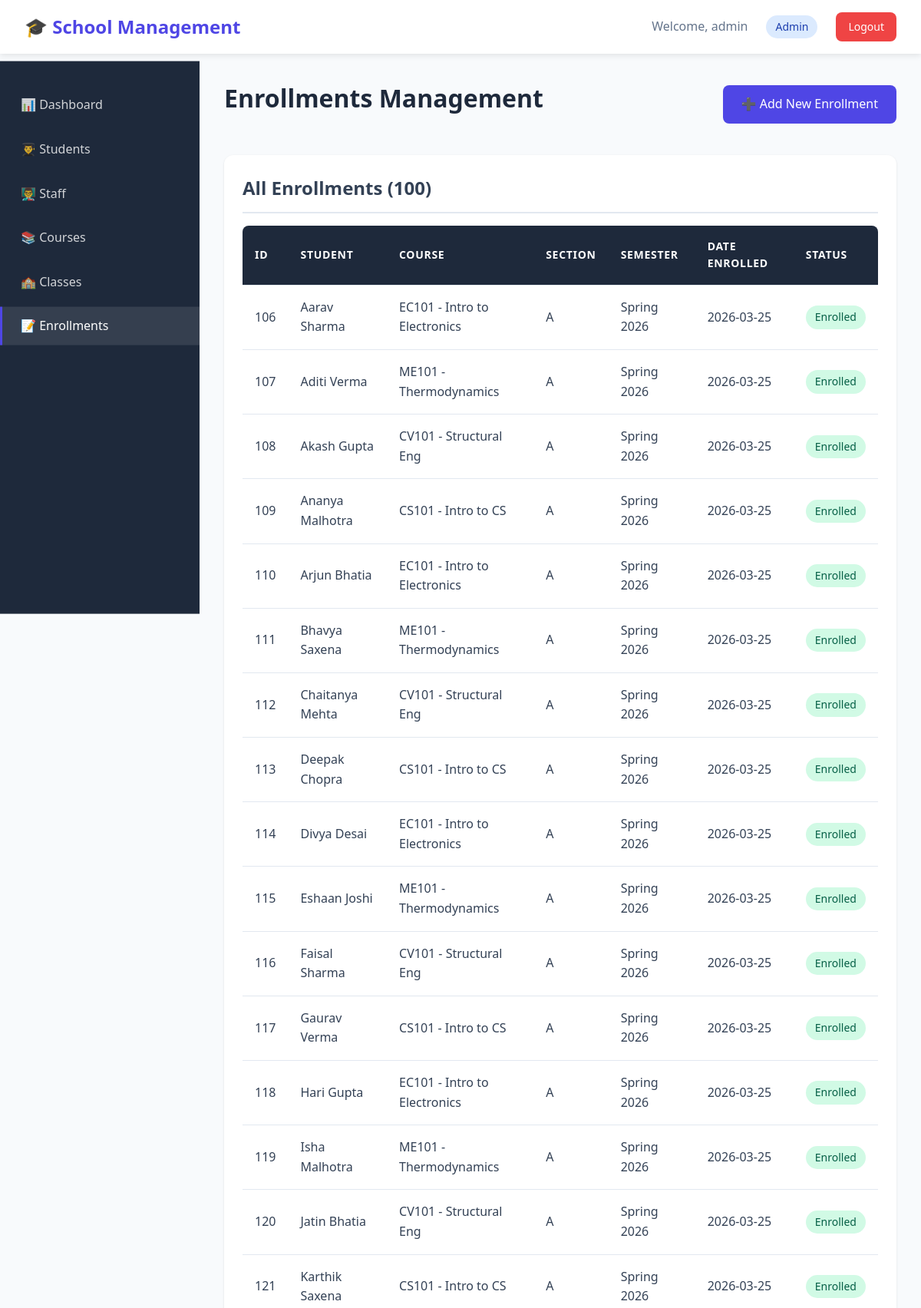
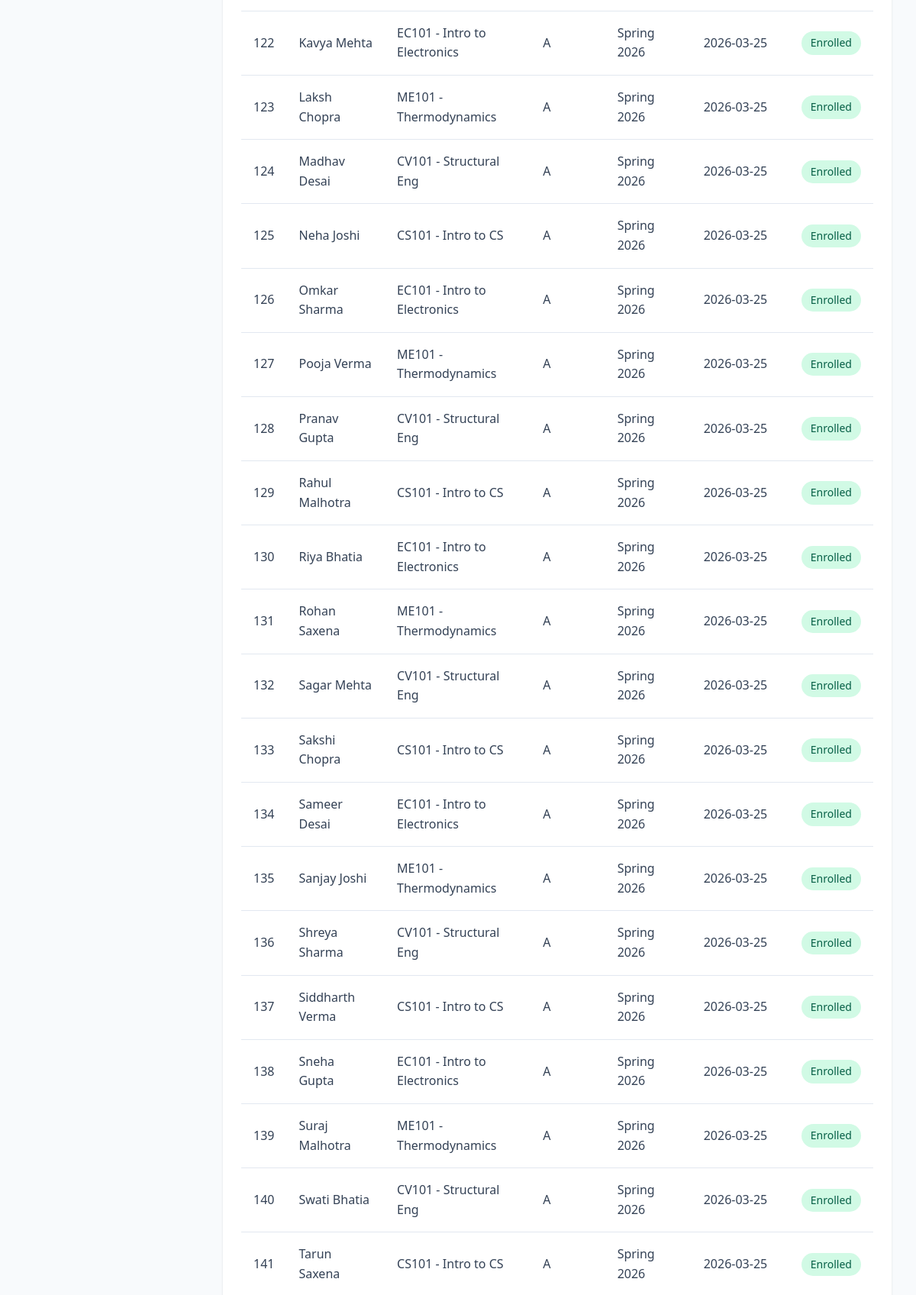
The app's page /admin/enrollments (signed in, upper part) with its own data (2 pictures, top to bottom).
### tables this page shows
CREATE TABLE Enrollment (
    Enrollment_ID INTEGER PRIMARY KEY AUTOINCREMENT,
    Student_ID INTEGER NOT NULL,
    Class_ID INTEGER NOT NULL,
    Status TEXT CHECK(Status IN ('Enrolled', 'Dropped', 'Completed', 'Waitlisted')) DEFAULT 'Enrolled',
    Enrollment_Date DATE DEFAULT CURRENT_DATE, Grade TEXT,
    FOREIGN KEY (Student_ID) REFERENCES Student(Student_ID) ON DELETE CASCADE,
    FOREIGN KEY (Class_ID) REFERENCES Class(Class_ID) ON DELETE CASCADE,
    UNIQUE(Student_ID, Class_ID) -- Prevent duplicate enrollment
);

CREATE TABLE Class (
    Class_ID INTEGER PRIMARY KEY AUTOINCREMENT,
    Course_ID INTEGER NOT NULL,
    Section TEXT NOT NULL, -- 'A', 'B'
    Semester TEXT NOT NULL, -- 'Spring 2026'
    Teacher_ID INTEGER,
    FOREIGN KEY (Course_ID) REFERENCES Course(Course_ID) ON DELETE CASCADE,
    FOREIGN KEY (Teacher_ID) REFERENCES Staff(Staff_ID) ON DELETE SET NULL
);

### app.py (the view)
@app.route('/admin/enrollments')
@login_required
@role_required('Admin')
def admin_enrollments():
    enrollments = query_db('''
        SELECT e.*,
               s.First_Name || ' ' || s.Last_Name as Student_Name,
               c.Code || ' - ' || c.Title as Course_Info,
               cl.Section, cl.Semester
        FROM Enrollment e
        JOIN Student s ON e.Student_ID = s.Student_ID
        JOIN Class cl ON e.Class_ID = cl.Class_ID
        JOIN Course c ON cl.Course_ID = c.Course_ID
        ORDER BY e.Enrollment_Date DESC
    ''')
    return render_template('admin/enrollments.html', enrollments=enrollments)

### app.py (called while the page is built)
def get_db():
    conn = sqlite3.connect(DB_NAME)
    conn.row_factory = sqlite3.Row
    conn.execute("PRAGMA foreign_keys = ON")
    return conn

def query_db(query, args=(), one=False):
    conn = get_db()
    cur = conn.execute(query, args)
    rv = cur.fetchall()
    conn.close()
    return (rv[0] if rv else None) if one else rv

def login_required(f):
    @wraps(f)
    def decorated_function(*args, **kwargs):
        if 'user_id' not in session:
            flash('Please log in to access this page.', 'warning')
            return redirect(url_for('login'))
        return f(*args, **kwargs)
    return decorated_function

def role_required(*roles):
    def decorator(f):
        @wraps(f)
        def decorated_function(*args, **kwargs):
            if 'role' not in session or session['role'] not in roles:
                flash('You do not have permission to access this page.', 'danger')
                return redirect(url_for('dashboard'))
            return f(*args, **kwargs)
        return decorated_function
    return decorator

### templates/admin/enrollments.html (shortened to what this page needs)
{% extends "base.html" %}
{% block content %}
<div class="layout">
    <div class="sidebar">
        <ul class="sidebar-menu">
            <li class="sidebar-item"><a href="{{ url_for('admin_dashboard') }}" class="sidebar-link">📊 Dashboard</a></li>
            <li class="sidebar-item"><a href="{{ url_for('admin_students') }}" class="sidebar-link">👨‍🎓 Students</a></li>
            <li class="sidebar-item"><a href="{{ url_for('admin_staff') }}" class="sidebar-link">👨‍🏫 Staff</a></li>
            <li class="sidebar-item"><a href="{{ url_for('admin_courses') }}" class="sidebar-link">📚 Courses</a></li>
            <li class="sidebar-item"><a href="{{ url_for('admin_classes') }}" class="sidebar-link">🏫 Classes</a></li>
            <li class="sidebar-item"><a href="{{ url_for('admin_enrollments') }}" class="sidebar-link active">📝 Enrollments</a></li>
        </ul>
    </div>
    <div class="main-content">
        <div class="page-header">
            <h1 class="page-title">Enrollments Management</h1>
            <a href="{{ url_for('admin_enrollment_add') }}" class="btn btn-primary">➕ Add New Enrollment</a>
        </div>
        <div class="card">
            <div class="card-header">All Enrollments ({{ enrollments|length }})</div>
            <div class="table-container">
                <table class="table">
                    <thead>
                        <tr>
                            <th>ID</th>
                            <th>Student</th>
                            <th>Course</th>
                            <th>Section</th>
                            <th>Semester</th>
                            <th>Date Enrolled</th>
                            <th>Status</th>
                        </tr>
                    </thead>
                    <tbody>
                        {% for enrollment in enrollments %}
                        <tr>
                            <td>{{ enrollment.Enrollment_ID }}</td>
                            <td>{{ enrollment.Student_Name }}</td>
                            <td>{{ enrollment.Course_Info }}</td>
                            <td>{{ enrollment.Section }}</td>
                            <td>{{ enrollment.Semester }}</td>
                            <td>{{ enrollment.Enrollment_Date }}</td>
                            <td>
                                <span class="badge badge-{{ 'success' if enrollment.Status == 'Enrolled' else 'secondary' }}">
                                    {{ enrollment.Status }}
                                </span>
                            </td>
                        </tr>
                        {% endfor %}
                    </tbody>
                </table>
            </div>
        </div>
    </div>
</div>
{% endblock %}

### static/css/style.css (style rules this page uses)
:root { --primary-color: #4f46e5; --secondary-color: #06b6d4; --success-color: #10b981; --danger-color: #ef4444; --warning-color: #f59e0b; --info-color: #3b82f6; --dark-color: #1e293b; --light-color: #f8fafc; --border-color: #e2e8f0; --text-color: #334155; --sidebar-width: 260px; }
* { margin: 0; padding: 0; box-sizing: border-box; }
body { font-family: 'Segoe UI', Tahoma, Geneva, Verdana, sans-serif; background: var(--light-color); color: var(--text-color); line-height: 1.6; }
h1, h2, h3, h4, h5, h6 { color: var(--dark-color); font-weight: 600; margin-bottom: 1rem; }
h1 { font-size: 2.5rem; }
.btn { display: inline-block; padding: 0.75rem 1.5rem; border: none; border-radius: 0.5rem; font-size: 1rem; font-weight: 500; text-decoration: none; cursor: pointer; transition: all 0.3s ease; text-align: center; }
.btn-primary { background: var(--primary-color); color: white; }
.card { background: white; border-radius: 0.75rem; box-shadow: 0 1px 3px rgba(0, 0, 0, 0.1); padding: 1.5rem; margin-bottom: 1.5rem; transition: box-shadow 0.3s; }
.card-header { font-size: 1.5rem; font-weight: 600; margin-bottom: 1rem; padding-bottom: 0.75rem; border-bottom: 2px solid var(--border-color); }
.table-container { overflow-x: auto; margin: 1rem 0; }
.table { width: 100%; border-collapse: collapse; background: white; border-radius: 0.5rem; overflow: hidden; }
.table thead { background: var(--dark-color); color: white; }
.table th, .table td { padding: 1rem; text-align: left; border-bottom: 1px solid var(--border-color); }
.table th { font-weight: 600; text-transform: uppercase; font-size: 0.875rem; letter-spacing: 0.05em; }
.table tbody tr { transition: background-color 0.3s; }
.layout { display: flex; min-height: calc(100vh - 80px); }
.sidebar { width: var(--sidebar-width); background: var(--dark-color); color: white; padding: 2rem 0; position: sticky; top: 80px; height: calc(100vh - 80px); overflow-y: auto; }
.sidebar-menu { list-style: none; }
.sidebar-item { margin-bottom: 0.5rem; }
.sidebar-link { display: block; color: rgba(255, 255, 255, 0.8); text-decoration: none; padding: 0.75rem 1.5rem; transition: all 0.3s; border-left: 3px solid transparent; }
.sidebar-link:hover, .sidebar-link.active { background: rgba(255, 255, 255, 0.1); color: white; border-left-color: var(--primary-color); }
.main-content { flex: 1; padding: 2rem; max-width: 1400px; }
.page-header { margin-bottom: 2rem; display: flex; justify-content: space-between; align-items: center; }
.page-title { font-size: 2rem; color: var(--dark-color); }
.badge { display: inline-block; padding: 0.25rem 0.75rem; border-radius: 1rem; font-size: 0.875rem; font-weight: 500; }
.badge-success { background: #d1fae5; color: #065f46; }

### records on screen
Enrollment: Enrollment_ID "106", Student_Name "Aarav Sharma", Course_Info "EC101 - Intro to Electronics", Section "A", Semester "Spring 2026", Enrollment_Date "2026-03-25", Status "Enrolled"
Enrollment: Enrollment_ID "107", Student_Name "Aditi Verma", Course_Info "ME101 - Thermodynamics", Section "A", Semester "Spring 2026", Enrollment_Date "2026-03-25", Status "Enrolled"
Enrollment: Enrollment_ID "108", Student_Name "Akash Gupta", Course_Info "CV101 - Structural Eng", Section "A", Semester "Spring 2026", Enrollment_Date "2026-03-25", Status "Enrolled"
Enrollment: Enrollment_ID "109", Student_Name "Ananya Malhotra", Course_Info "CS101 - Intro to CS", Section "A", Semester "Spring 2026", Enrollment_Date "2026-03-25", Status "Enrolled"
Enrollment: Enrollment_ID "110", Student_Name "Arjun Bhatia", Course_Info "EC101 - Intro to Electronics", Section "A", Semester "Spring 2026", Enrollment_Date "2026-03-25", Status "Enrolled"
Enrollment: Enrollment_ID "111", Student_Name "Bhavya Saxena", Course_Info "ME101 - Thermodynamics", Section "A", Semester "Spring 2026", Enrollment_Date "2026-03-25", Status "Enrolled"
Enrollment: Enrollment_ID "112", Student_Name "Chaitanya Mehta", Course_Info "CV101 - Structural Eng", Section "A", Semester "Spring 2026", Enrollment_Date "2026-03-25", Status "Enrolled"
Enrollment: Enrollment_ID "113", Student_Name "Deepak Chopra", Course_Info "CS101 - Intro to CS", Section "A", Semester "Spring 2026", Enrollment_Date "2026-03-25", Status "Enrolled"
Enrollment: Enrollment_ID "114", Student_Name "Divya Desai", Course_Info "EC101 - Intro to Electronics", Section "A", Semester "Spring 2026", Enrollment_Date "2026-03-25", Status "Enrolled"
Enrollment: Enrollment_ID "115", Student_Name "Eshaan Joshi", Course_Info "ME101 - Thermodynamics", Section "A", Semester "Spring 2026", Enrollment_Date "2026-03-25", Status "Enrolled"
Enrollment: Enrollment_ID "116", Student_Name "Faisal Sharma", Course_Info "CV101 - Structural Eng", Section "A", Semester "Spring 2026", Enrollment_Date "2026-03-25", Status "Enrolled"
Enrollment: Enrollment_ID "117", Student_Name "Gaurav Verma", Course_Info "CS101 - Intro to CS", Section "A", Semester "Spring 2026", Enrollment_Date "2026-03-25", Status "Enrolled"
Enrollment: Enrollment_ID "118", Student_Name "Hari Gupta", Course_Info "EC101 - Intro to Electronics", Section "A", Semester "Spring 2026", Enrollment_Date "2026-03-25", Status "Enrolled"
Enrollment: Enrollment_ID "119", Student_Name "Isha Malhotra", Course_Info "ME101 - Thermodynamics", Section "A", Semester "Spring 2026", Enrollment_Date "2026-03-25", Status "Enrolled"
Enrollment: Enrollment_ID "120", Student_Name "Jatin Bhatia", Course_Info "CV101 - Structural Eng", Section "A", Semester "Spring 2026", Enrollment_Date "2026-03-25", Status "Enrolled"
Enrollment: Enrollment_ID "121", Student_Name "Karthik Saxena", Course_Info "CS101 - Intro to CS", Section "A", Semester "Spring 2026", Enrollment_Date "2026-03-25", Status "Enrolled"
Enrollment: Enrollment_ID "122", Student_Name "Kavya Mehta", Course_Info "EC101 - Intro to Electronics", Section "A", Semester "Spring 2026", Enrollment_Date "2026-03-25", Status "Enrolled"
Enrollment: Enrollment_ID "123", Student_Name "Laksh Chopra", Course_Info "ME101 - Thermodynamics", Section "A", Semester "Spring 2026", Enrollment_Date "2026-03-25", Status "Enrolled"
Enrollment: Enrollment_ID "124", Student_Name "Madhav Desai", Course_Info "CV101 - Structural Eng", Section "A", Semester "Spring 2026", Enrollment_Date "2026-03-25", Status "Enrolled"
Enrollment: Enrollment_ID "125", Student_Name "Neha Joshi", Course_Info "CS101 - Intro to CS", Section "A", Semester "Spring 2026", Enrollment_Date "2026-03-25", Status "Enrolled"
Enrollment: Enrollment_ID "126", Student_Name "Omkar Sharma", Course_Info "EC101 - Intro to Electronics", Section "A", Semester "Spring 2026", Enrollment_Date "2026-03-25", Status "Enrolled"
Enrollment: Enrollment_ID "127", Student_Name "Pooja Verma", Course_Info "ME101 - Thermodynamics", Section "A", Semester "Spring 2026", Enrollment_Date "2026-03-25", Status "Enrolled"
Enrollment: Enrollment_ID "128", Student_Name "Pranav Gupta", Course_Info "CV101 - Structural Eng", Section "A", Semester "Spring 2026", Enrollment_Date "2026-03-25", Status "Enrolled"
Enrollment: Enrollment_ID "129", Student_Name "Rahul Malhotra", Course_Info "CS101 - Intro to CS", Section "A", Semester "Spring 2026", Enrollment_Date "2026-03-25", Status "Enrolled"
Enrollment: Enrollment_ID "130", Student_Name "Riya Bhatia", Course_Info "EC101 - Intro to Electronics", Section "A", Semester "Spring 2026", Enrollment_Date "2026-03-25", Status "Enrolled"
Enrollment: Enrollment_ID "131", Student_Name "Rohan Saxena", Course_Info "ME101 - Thermodynamics", Section "A", Semester "Spring 2026", Enrollment_Date "2026-03-25", Status "Enrolled"
Enrollment: Enrollment_ID "132", Student_Name "Sagar Mehta", Course_Info "CV101 - Structural Eng", Section "A", Semester "Spring 2026", Enrollment_Date "2026-03-25", Status "Enrolled"
Enrollment: Enrollment_ID "133", Student_Name "Sakshi Chopra", Course_Info "CS101 - Intro to CS", Section "A", Semester "Spring 2026", Enrollment_Date "2026-03-25", Status "Enrolled"
Enrollment: Enrollment_ID "134", Student_Name "Sameer Desai", Course_Info "EC101 - Intro to Electronics", Section "A", Semester "Spring 2026", Enrollment_Date "2026-03-25", Status "Enrolled"
Enrollment: Enrollment_ID "135", Student_Name "Sanjay Joshi", Course_Info "ME101 - Thermodynamics", Section "A", Semester "Spring 2026", Enrollment_Date "2026-03-25", Status "Enrolled"
Enrollment: Enrollment_ID "136", Student_Name "Shreya Sharma", Course_Info "CV101 - Structural Eng", Section "A", Semester "Spring 2026", Enrollment_Date "2026-03-25", Status "Enrolled"
Enrollment: Enrollment_ID "137", Student_Name "Siddharth Verma", Course_Info "CS101 - Intro to CS", Section "A", Semester "Spring 2026", Enrollment_Date "2026-03-25", Status "Enrolled"
Enrollment: Enrollment_ID "138", Student_Name "Sneha Gupta", Course_Info "EC101 - Intro to Electronics", Section "A", Semester "Spring 2026", Enrollment_Date "2026-03-25", Status "Enrolled"
Enrollment: Enrollment_ID "139", Student_Name "Suraj Malhotra", Course_Info "ME101 - Thermodynamics", Section "A", Semester "Spring 2026", Enrollment_Date "2026-03-25", Status "Enrolled"
Enrollment: Enrollment_ID "140", Student_Name "Swati Bhatia", Course_Info "CV101 - Structural Eng", Section "A", Semester "Spring 2026", Enrollment_Date "2026-03-25", Status "Enrolled"
Enrollment: Enrollment_ID "141", Student_Name "Tarun Saxena", Course_Info "CS101 - Intro to CS", Section "A", Semester "Spring 2026", Enrollment_Date "2026-03-25", Status "Enrolled"

### other values on screen
{{ session.username }} "admin"
{{ session.role }} "Admin"
{{ enrollments|length }} "100"
